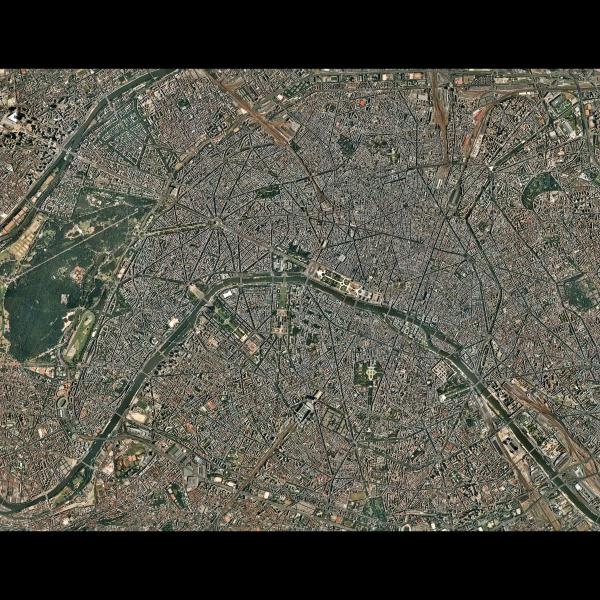
#> input picture TP/TP02/paris-satellite.jpg, 1200 x 1200 px (shown at 1/2 size)
$ jupyter execute TP_ImageregistrationFourier_MALECOT.ipynb
#> lines starting #> are read from the running program, lines starting #| are printed output that depends on the picture
## Image registration (Fourier based)

**Deadline**: Upload this notebook (rename it as 'TP-ImageregistrationFourier-YOUR-SURNAME.ipynb') to E-Campus before the deadline. Please check on E-Campus for the exact date.

**Goal**: The goal of this notebook is to implement the algorithms seen today for Fourier-based rigid image registration. We will focus only on translation and rotation. Please andwer the questions and complete the code where you see **XXXXXXXXXXXXXX**

Let's first download (or upload if you are using your own computer) the data.

[cell 1]
if 'google.colab' in str(get_ipython()):
  from google_drive_downloader import GoogleDriveDownloader as gdd
  gdd.download_file_from_google_drive(file_id='1slGiE3jssCrFft-2TbcsWHrst95DDShT',
  dest_path='./paris-satellite.jpg')

  from google_drive_downloader import GoogleDriveDownloader as gdd
  gdd.download_file_from_google_drive(file_id='1MVIhPTMq-KjuawlwIVvS063UpAOQYvzo',
  dest_path='./Chess_Board.png')
else:
  print('You are not using Colab. Please define working_dir with the absolute path to the folder where you downloaded the data')

# Please modify working_dir only if you are using your Anaconda (and not Google Colab)
# You should write the absolute path of your working directory with the data
workingDir="./"

and the needed libraries

[cell 2]
import math
import numpy as np
from numpy import linalg as LA
from matplotlib import pyplot as plt
from skimage.io import imread
from skimage.transform import resize, rescale, warp_polar, warp, SimilarityTransform, rotate
from skimage.morphology import square, dilation

Please run the following algorithms using a satellite image of Paris and a figure of a chessboard.

[cell 3]
img = imread(workingDir + 'paris-satellite.jpg')
#> img is the input picture: shape (1200, 1200, 3); mean R, G, B 81.6, 80.9, 71.1
img = imread(workingDir + 'Chess_Board.png')
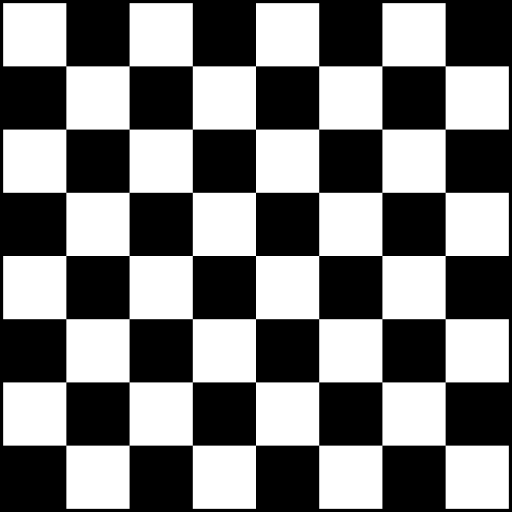
#> input picture TP/TP02/Chess_Board.png, 1024 x 1024 px (shown at 1/2 size)
#> img is the input picture: shape (1024, 1024, 3); min 0, max 255, mean 124.4

print(img.shape)
#| (1024, 1024, 3)

fig = plt.figure(figsize=(20, 15))
ax1 = plt.subplot(1, 3, 1)
ax2 = plt.subplot(1, 3, 2)
ax3 = plt.subplot(1, 3, 3)
ax1.imshow(img[:,:,0], cmap='gray')
ax1.invert_yaxis()
ax1.set_title('R')
ax2.imshow(img[:,:,1], cmap='gray')
ax2.invert_yaxis()
ax2.set_title('G')
ax3.imshow(img[:,:,2], cmap='gray')
ax3.invert_yaxis()
ax3.set_title('B')
plt.show()
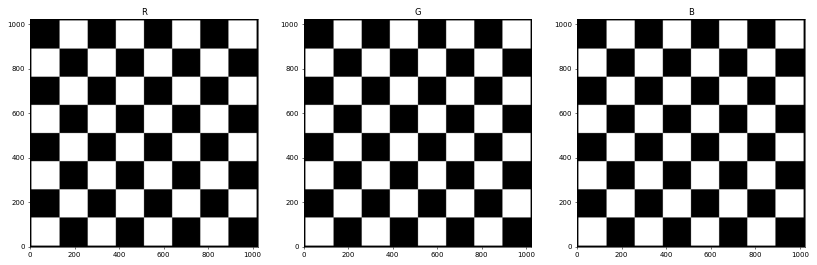
#> figure drawn by matplotlib, 3 panels

In order to compute the rotation and translation displacement between two images we first need to define a funtion which computes the phase correlation. Please complete the code

Remember than in `numpy`:
*   to compute the FFT we use `np.fft.fft2`
*   to compute the inverse FFT we use `np.fft.ifft2`
*   to compute the complex conjugate you can use `np.conj`
*   to compute the magnitude of a Fourier transform $F$ you can use `np.sqrt(np.real(F)**2 + np.imag(F)**2)` or simply `np.abs`
*   Another important function maybe useful for later... `np.fft.fftshift`

[cell 4]
def phaseCorrelation(X,Y):
  # Compute the fft of X
  fX = np.fft.fft2(X)
  if np.any(np.isnan(fX)) or np.any(np.isinf(fX)):
    print('problem ! There is a Nan and or Inf')
  # Compute the fft of the translated image Y
  fY = np.fft.fft2(Y)
  if np.any(np.isnan(fY)) or np.any(np.isinf(fY)):
    print('problem ! There is a Nan and or Inf')
  # Compute the complex conjugate
  fYc=np.conj(fY)
  # Compute cross-power spectrum
  eps=1e-30 # in order not to divide by zero
  prod=np.multiply(fYc, fX)
  norm=np.abs(prod)
  norm[norm<eps]=eps
  CPS=prod/norm
  # compute the shift
  shift=np.fft.ifft2(CPS)
  # take only the real part (it should be a real delta...)
  realShift=np.real(shift)
  # delete small values (noise)
  realShift[realShift<eps]=0
  # look for the index corresponding to the maximum value
  ind = np.unravel_index(np.argmax(realShift, axis=None), realShift.shape)
  # ind[0] corresponds to the row thus to the shift along the second axis (i.e. y-axis)
  # ind[1] corresponds to the column thus to the shift along the first axis (i.e. x-axis)
  return ind,realShift

Let's first create a translated version of the original image with and without Gaussian noise. To simplify things we will just use one channel (a gray image). You can choose the channel you want.

To deform the image, we will use the `warp` function of scikit-image. You will have to choose if you want a linear shift (`mode='constant'`) or a circular shift (`mode='wrap')

[cell 5]
# Let's use only one channel
imgG=img[:,:,1]
print(imgG.shape)
#| (1024, 1024)
a=1000 # should be smaller than imgG.shape[0]
b=500 # should be smaller than imgG.shape[1]

# simple translation (the minus sign is to make it consistent with the lecture slides)
tformTranslation = SimilarityTransform(translation=(-a,-b))
# translated image
# mode='wrap' to have circuar shift or mode='constant' to have zero padding
# It works in both cases !! Even though we always assume a circuar shift transated image
imgGT = warp(imgG, tformTranslation, mode='wrap')
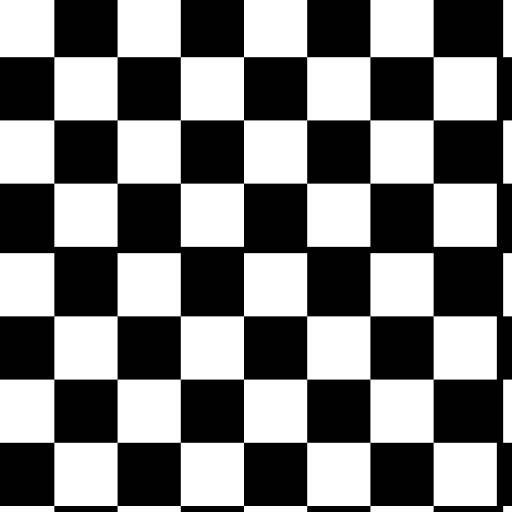
#> imgGT: shape (1024, 1024) float64 (shown at 1/2 size); min 0, max 1, mean 0.488
# translated and noise image
imgGTN = imgGT + np.random.normal(0, 0.15, imgGT.shape)
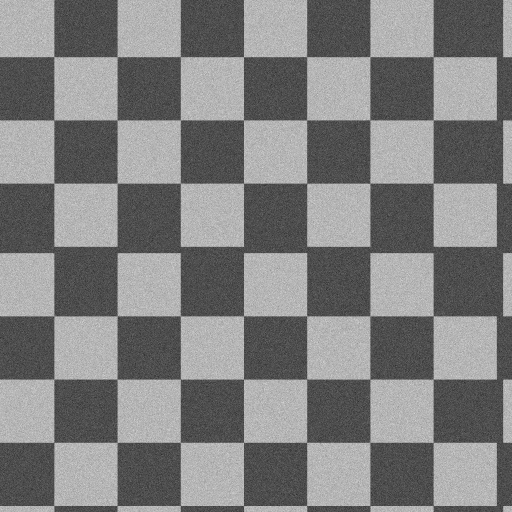
#> imgGTN: shape (1024, 1024) float64 (shown at 1/2 size); min -0.75, max 1.71, mean 0.488; drawn with min black and max white

fig = plt.figure(figsize=(20, 15))
ax1 = plt.subplot(1, 3, 1)
ax2 = plt.subplot(1, 3, 2)
ax3 = plt.subplot(1, 3, 3)
ax1.imshow(imgG, cmap='gray')
ax1.invert_yaxis()
ax1.set_title('original image')
ax2.imshow(imgGT, cmap='gray')
ax2.invert_yaxis()
ax2.set_title('image translated')
ax3.imshow(imgGTN, cmap='gray')
ax3.invert_yaxis()
ax3.set_title('image translated + Gaussian noise')
plt.show()

Let's try to find the translation parameters using the phase Correlation method.

Remember that when assuming a circular shift, as it is case here, a negative displacement $a$ is equivalent to a positive displacement $N+a$ where we also assume that $a<N$. Same things for $b$.

Furthermore, we assume that we don't know whether the image has been created using a circular or a linear shift. You will have to test it and find the correct warp mode !

Question: How would you find the correct image ? Implement your idea.

# Translate image

[cell 6]
ind, realShift=phaseCorrelation(imgGT,imgG)
#> in phaseCorrelation, `ind = np.unravel_index(np.argmax(realShift, axis=None), realShift.shape)`: ind = (500, 1000)
#> ind = (500, 1000)
if a<0:
  print('Expected a is:', imgG.shape[0]+a, ' using a circular shift this is equivalent to:', a)
else:
  print('Expected a is:', a)
print('Estimated a is:', ind[1], 'using a circular shift this is equivalent to:', ind[1]-imgG.shape[0])
#| Estimated a is: 1000 using a circular shift this is equivalent to: -24

if b<0:
  print('Expected b is:', imgG.shape[1]+b, ' using a circular shift this is equivalent to:', b)
else:
  print('Expected b is:', b)
  print('Estimated b is:', ind[0], 'using a circular shift this is equivalent to:', ind[0]-imgG.shape[1])
#| Estimated b is: 500 using a circular shift this is equivalent to: -524

#
# look for the correct image
#

alist = [ind[1],ind[1]-imgG.shape[0],ind[1], ind[1]-img.shape[0], ind[1]]
#> alist = [1000, -24, 1000, -24, 1000]
blist = [ind[0],ind[0]-imgG.shape[1],ind[0], ind[0]-img.shape[1], ind[0]]
#> blist = [500, -524, 500, -524, 500]
linearImages=[]
linearParam=['wrap', 'constant','constant','constant','constant','constant']
for a_l, b_l, m in zip(alist, blist, linearParam):
  linearImages.append(warp(imgG,SimilarityTransform(translation=(-a_l,-b_l)), mode=m))
#> this loop made 5 passes
#> (a_l, b_l, m) on passes 1 to 5: (1000, 500, 'wrap'), (-24, -524, 'constant'), (1000, 500, 'constant'), (-24, -524, 'constant'), (1000, 500, 'constant')
#> after the loop, linearImages = 5 items

# Look for the right combination of parameters and for the right warp mode
# On choisit l'image linéarisée dont la différence avec imgGT a la moyenne la plus faible.

means=[]
for l_img in linearImages:
  means.append(np.mean(np.abs(l_img-imgGT)))
#> this loop made 5 passes
#> after the loop, means = [0, 0.254, 0.483, 0.254, 0.483]

index_min = np.argmin(means)
#> index_min = 0
a = alist[index_min]
#> a = 1000
b = blist[index_min]
#> b = 500
mode = linearParam[index_min]
#> mode = 'wrap'

print("a = ", a, " ; b = ", b," ; mode = ", mode)
#| a =  1000  ; b =  500  ; mode =  wrap

#
# Plot images
#

fig, axs = plt.subplots(3,4, figsize=(20, 20))
fig.subplots_adjust(hspace = .5, wspace=.001)
axs = axs.ravel()
axs[0].imshow(imgG, cmap='gray')
axs[0].set_title('Original Image')
axs[1].imshow(imgGT , cmap='gray')
axs[1].set_title('Image translated')
# we use a dilation to be able to see the point (an impulse)
axs[2].imshow(dilation(realShift,square(10)), cmap='gray')
axs[2].set_title('shift (gray)')
axs[3].imshow(dilation(realShift,square(10)))
axs[3].set_title('shift (colored)')
k=4
# Plot all possible images with both the wrap mode and the constant mode
for i in range(1):
  axs[k].imshow(warp(imgG, SimilarityTransform(translation=(-alist[i],-blist[i])) , mode='wrap') , cmap='gray')
  axs[k].set_title('Estimated image with circular shift \n using a={0}, b={1}'.format( alist[i],blist[i]))
  k=k+1
#> after the loop, k = 5
for i in range(4):
  axs[k].imshow(warp(imgG, SimilarityTransform(translation=(-alist[i],-blist[i])) , mode='constant') , cmap='gray')
  axs[k].set_title('Estimated image with linear shift \n using a={0}, b={1}'.format( alist[i],blist[i]))
  k=k+1
#> after the loop, k = 9
plt.show()
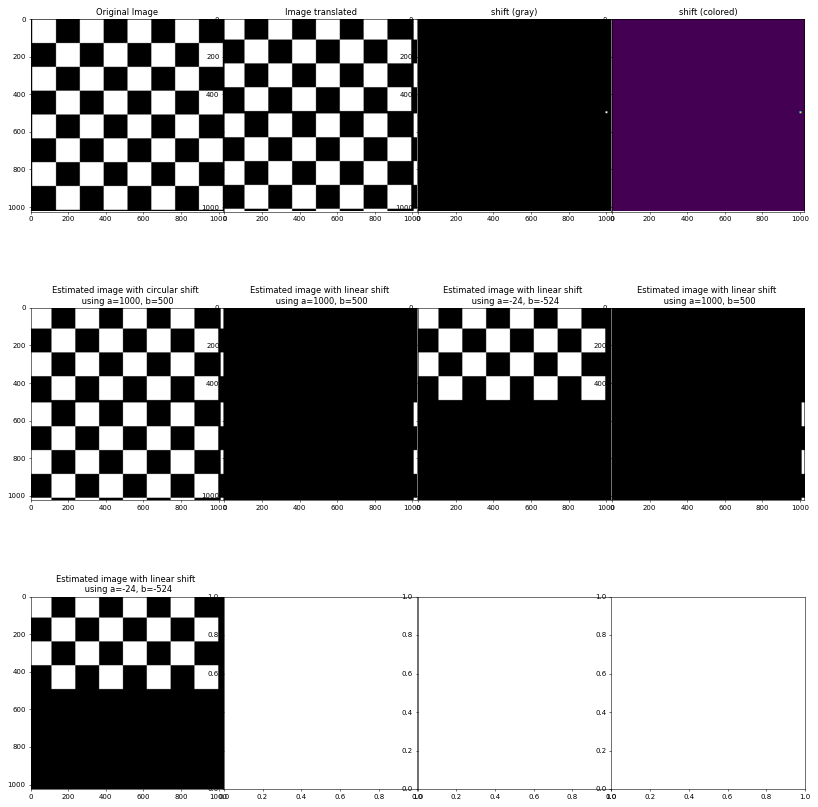
#> figure drawn by matplotlib, 9 panels

# Translation and Gaussian noise image

Please do exactly the same thing as before but using the translated image with noise.

Question: Does the noise have an impact on the estimate ? If yes, when ?

> Le bruit n'a pas d'influence sur le réslutat obtenu.

[cell 7]
ind, realShift=phaseCorrelation(imgGTN,imgG)
#> in phaseCorrelation (call 2), `realShift=np.real(shift)`:
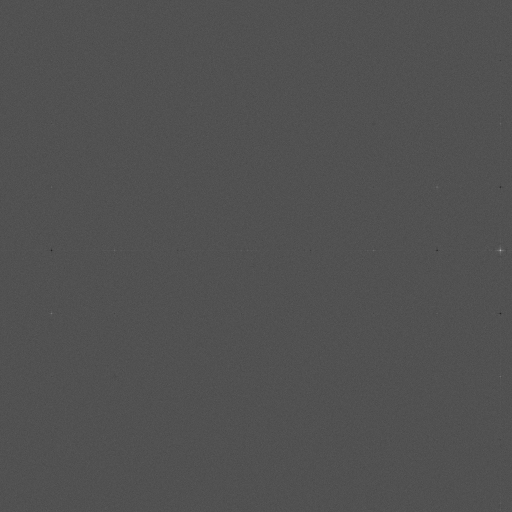
#> realShift: shape (1024, 1024) float64 (shown at 1/2 size); min -0.0192, max 0.041, mean 9.54e-07; drawn with min black and max white
#> in phaseCorrelation (call 2), `realShift[realShift<eps]=0`:
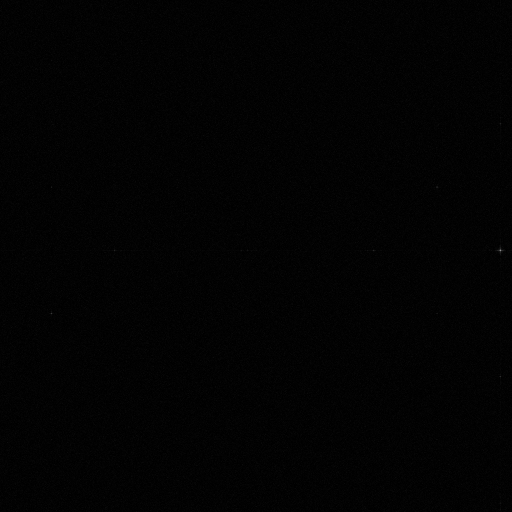
#> realShift: shape (1024, 1024) float64 (shown at 1/2 size); min 0, max 0.041, mean 0.000388; drawn with min black and max white
if a<0:
  print('Expected a is:', imgG.shape[0]+a, ' using a circular shift this is equivalent to:', a)
else:
  print('Expected a is:', a)
#| Expected a is: 1000
print('Estimated a is:', ind[1], 'using a circular shift this is equivalent to:', ind[1]-imgG.shape[0])
#| Estimated a is: 1000 using a circular shift this is equivalent to: -24

if b<0:
  print('Expected b is:', imgG.shape[1]+b, ' using a circular shift this is equivalent to:', b)
else:
  print('Expected b is:', b)
#| Expected b is: 500
  print('Estimated b is:', ind[0], 'using a circular shift this is equivalent to:', ind[0]-imgG.shape[1])
#| Estimated b is: 500 using a circular shift this is equivalent to: -524

#
# look for the correct image
#

alist = [ind[1],ind[1]-imgG.shape[0],ind[1], ind[1]-img.shape[0], ind[1]]
blist = [ind[0],ind[0]-imgG.shape[1],ind[0], ind[0]-img.shape[1], ind[0]]
linearImages=[]
linearParam=['wrap', 'constant','constant','constant','constant','constant']
for a_l, b_l, m in zip(alist, blist, linearParam):
  linearImages.append(warp(imgG,SimilarityTransform(translation=(-a_l,-b_l)), mode=m))

# Look for the right combination of parameters and for the right warp mode
# On choisit l'image linéarisée dont la différence avec imgGT a la moyenne la plus faible.

means=[]
for l_img in linearImages:
  means.append(np.mean(np.abs(l_img-imgGT)))

index_min = np.argmin(means)
a = alist[index_min]
b = blist[index_min]
mode = linearParam[index_min]

print("a = ", a, " ; b = ", b," ; mode = ", mode)
#| a =  1000  ; b =  500  ; mode =  wrap

#
# Plot images
#

fig, axs = plt.subplots(3,4, figsize=(20, 20))
fig.subplots_adjust(hspace = .5, wspace=.001)
axs = axs.ravel()
axs[0].imshow(imgG, cmap='gray')
axs[0].set_title('Original Image')
axs[1].imshow(imgGTN , cmap='gray')
axs[1].set_title('Image translated')
# we use a dilation to be able to see the point (an impulse)
axs[2].imshow(dilation(realShift,square(10)), cmap='gray')
axs[2].set_title('shift (gray)')
axs[3].imshow(dilation(realShift,square(10)))
axs[3].set_title('shift (colored)')
k=4
# Plot all possible images with both the wrap mode and the constant mode
for i in range(1):
  axs[k].imshow(warp(imgG, SimilarityTransform(translation=(-alist[i],-blist[i])) , mode='wrap') , cmap='gray')
  axs[k].set_title('Estimated image with circular shift \n using a={0}, b={1}'.format( alist[i],blist[i]))
  k=k+1
#> after the loop, k = 5
for i in range(4):
  axs[k].imshow(warp(imgG, SimilarityTransform(translation=(-alist[i],-blist[i])) , mode='constant') , cmap='gray')
  axs[k].set_title('Estimated image with linear shift \n using a={0}, b={1}'.format( alist[i],blist[i]))
  k=k+1
#> after the loop, k = 9
plt.show()
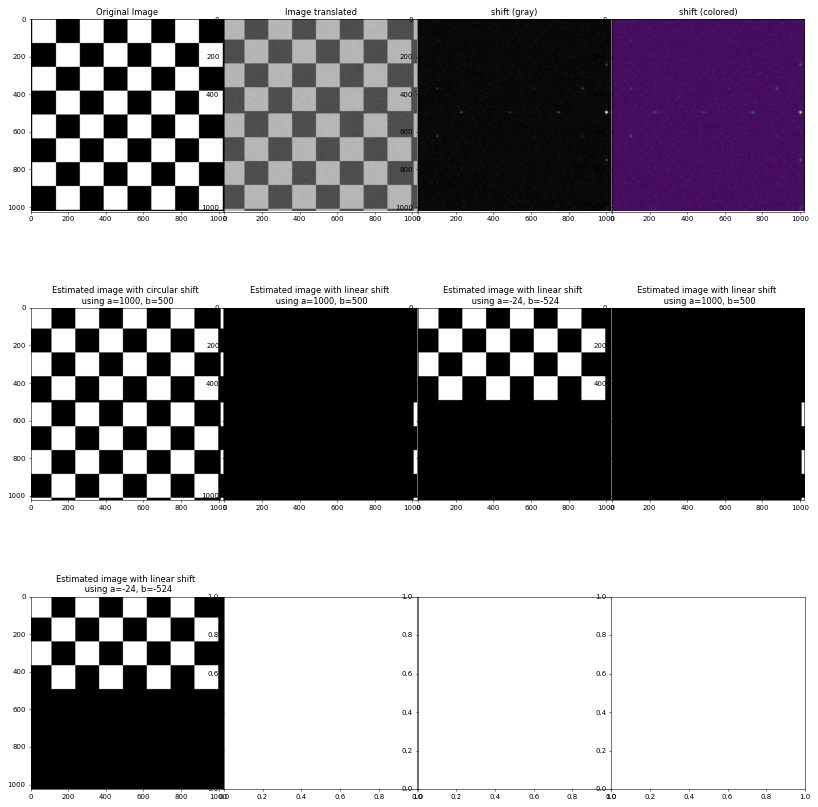
#> figure drawn by matplotlib, 9 panels

## Rotation (with respect to the center of the image)

Here, you will look for the rotation angle.
First, let's create a rotated version of the original image with respect to the center of the image. Please be careful to perform the following analyses always with respect to the center of the image.

[cell 8]
# Let's use only one channel
imgG=img[:,:,1]
theta=60 # Rotation angle in counter-clockwise direction as degree.

# simple rotation (minus sign to be consistent with the slides)
tformRotation = SimilarityTransform(rotation=-(math.pi*theta)/180)

# Compute the center of the image
center = np.array((imgG.shape[0], imgG.shape[1])) / 2.
#> center = [512, 512]
# compute the translation to have the origin at the center of the image
tform1 = SimilarityTransform(translation=-center)
# compute the translation to bring back the origin at the original position
tform3 = SimilarityTransform(translation=center)
# unite transformations, applied in order from left to right
tform = tform1 + tformRotation + tform3

# rotated image. Linear shift mode='constant'. Circular shift mode='wrap'
imgGR = warp(imgG, tform, mode='wrap')
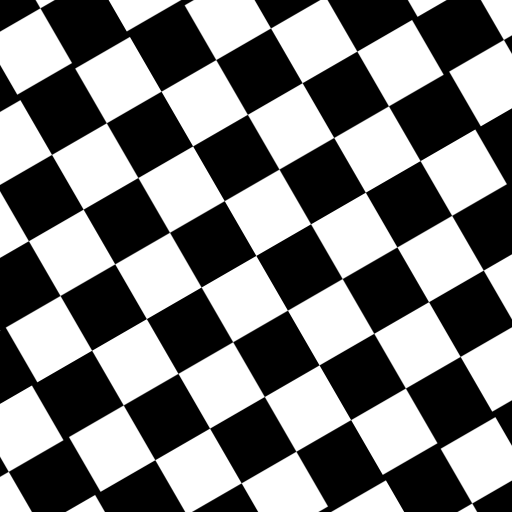
#> imgGR: shape (1024, 1024) float64 (shown at 1/2 size); min 0, max 1, mean 0.49
# translated and noise image
imgGRN = imgGR + np.random.normal(0, 0.1, imgGT.shape)
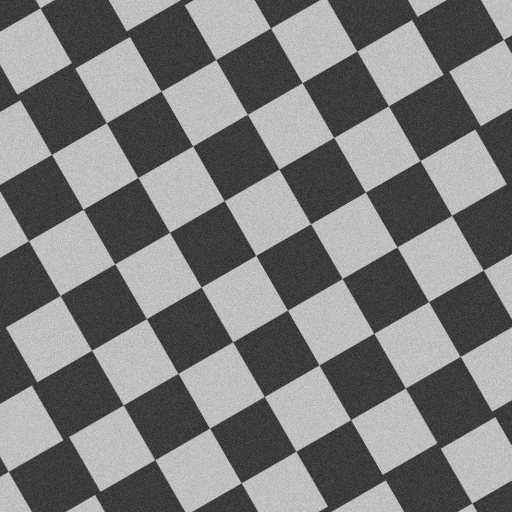
#> imgGRN: shape (1024, 1024) float64 (shown at 1/2 size); min -0.452, max 1.48, mean 0.49; drawn with min black and max white

fig = plt.figure(figsize=(20, 15))
ax1 = plt.subplot(1, 3, 1)
ax2 = plt.subplot(1, 3, 2)
ax3 = plt.subplot(1, 3, 3)
ax1.imshow(imgG, cmap='gray')
ax1.set_title('original image')
ax2.imshow(imgGR, cmap='gray')
ax2.set_title('image rotated')
ax3.imshow(imgGRN, cmap='gray')
ax3.set_title('image rotated + Gaussian noise')
plt.show()
#> (the rest of the program and of its run is left out)
